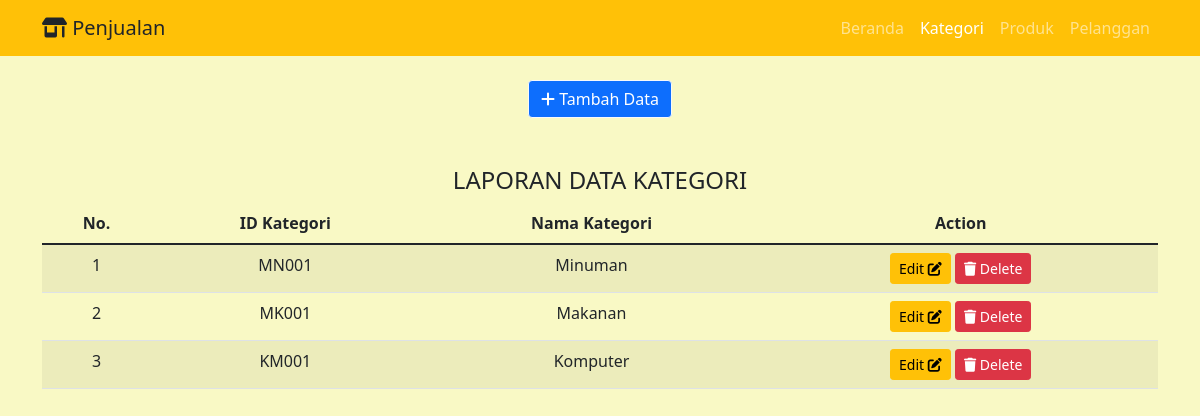
The app's page /view_kategori.php with its own data.
### tables this page shows
CREATE TABLE `tbkategori` (
  `idkategori` varchar(5) NOT NULL,
  `namakategori` varchar(50) NOT NULL
);

### view_kategori.php (the view, shortened to what this page needs)
<!DOCTYPE html>
<html lang="en">
    <head>
        <link href="css/styles.css" rel="stylesheet" />
        <link rel="stylesheet" href="https://cdnjs.cloudflare.com/ajax/libs/font-awesome/6.1.1/css/all.min.css" />
    </head>
    <body>
        <nav class="navbar navbar-expand-lg navbar-dark bg-warning">
            <div class="container">
                <a class="navbar-brand  text-dark" href="#"><i class="fa-solid fa-shop"></i> Penjualan</a>
                <div class="collapse navbar-collapse" id="navbarSupportedContent">
                    <ul class="navbar-nav  text-dark ms-auto mb-2 mb-lg-0">
                        <li class="nav-item"><a class="nav-link" aria-current="page" href="index.php">Beranda</a></li>
                        <li class="nav-item"><a class="nav-link active" href="view_kategori.php">Kategori</a></li>
						<li class="nav-item"><a class="nav-link" href="view_produk.php">Produk</a></li>
						<li class="nav-item"><a class="nav-link" href="view_pelanggan.php">Pelanggan</a></li>
                    </ul>
                </div>
            </div>
        </nav>
        <div class="container">
            <div class="row">
				<div class="col-lg-12 text-center"> <br>
					<a class="btn btn-primary border border-light" href="add_kategori.php"><i class="fa-solid fa-plus"></i> Tambah Data</a>
					<h4 class="mt-5">LAPORAN DATA KATEGORI</h4>
					<th>
						<table class="table table-striped">
							<thead>
								<tr>
								<th>No.</th>
								<th>ID Kategori</th>
								<th>Nama Kategori</th>
								<th>Action</th>
								</tr>
							</thead>
			<tbody>
				<?php
				$query="select * from tbkategori order by idkategori desc";
				$hasil=mysql_query($query);
				?>
				<?php
				while ($data = mysql_fetch_array($hasil))
				{
					?>
						<td><?php echo ++$no_urut;?></td>
						<td><?php echo $data['idkategori']; ?></td>
						<td><?php echo $data['namakategori']; ?></td>
						<td><a class="btn btn-warning btn-sm" data-toggle="tooltip" title="Edit" href="edit_kategori.php?idkategori=<?php echo $data['idkategori']; ?>">Edit <i class="fa-solid fa-pen-to-square"></i></a>
							<a class="btn btn-danger btn-sm"  data-toggle="tooltip" title="Delete" href="del_kategori.php?idkategori=<?php echo $data['idkategori']; ?>"><i class="fa-solid fa-trash"></i> Delete</a></td>
					<?php
				}
					?>
			</tbody>
						</table>
					</th>
				</div>
			</div>
        </div>
    </body>
</html>

### records on screen
tbkategori: idkategori "MN001", namakategori "Minuman"
tbkategori: idkategori "MK001", namakategori "Makanan"
tbkategori: idkategori "KM001", namakategori "Komputer"
